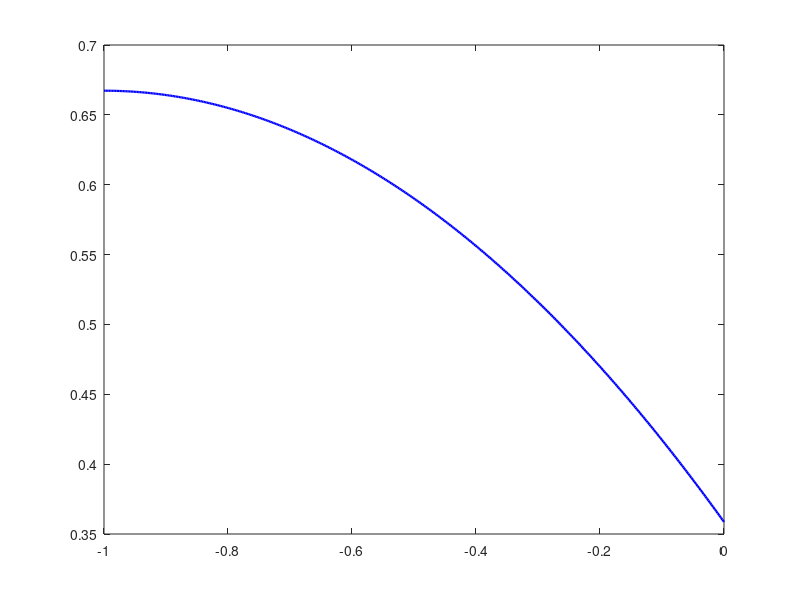

This chart was generated by the following MATLAB code: (Note: this script raises an error after producing the figure.)
%% rod_steady_plot.m
% Visualise the steady‑state displacement of a linear rod
% under constant body force f and DNC boundary at x = 0.

clear; clc; close all;

%% --- user parameters ----------------------------------------------------
l      = 1.0;          % natural length of the rod
c2     = 1.296;        % c^2 = E_Y / rho
f      = 0.8;          % body force   (>0)
kappa  = 2.0;          % obstacle stiffness
h      = 0.05;         % obstacle start position
Nx     = 400;          % # evaluation points along the rod
% -------------------------------------------------------------------------

x = linspace(-l,0,Nx).';                            % grid
u = -(f/(2*c2))*x.^2 - (f*l/c2)*x + h + f*l/(kappa*c2);   % formula (34)

figure('Color','w');
plot(x,u,'b-','LineWidth',1.6);  hold on;
yline(h,'k--','LineWidth',1.2);
xlabel('x'); ylabel('\bar u(x)');
title('Steady displacement profile of the rod');
legend('\bar u(x)','obstacle level h','Location','southoutside');
grid on;

%% --- derived quantities -------------------------------------------------
d_star = f*l/(kappa*c2);                 % penetration depth at x = 0
l_st   = l - f*l/(2*c2);                 % contracted length
E_rod  = f^2 * l^3 / (6*c2);             % elastic energy   (rod)
E_obs  = kappa * d_star^2;               % energy in obstacle
E_tot  = E_rod + E_obs;                  % total

fprintf('\nSteady penetration depth  d*  = %.4f\n', d_star);
fprintf('Contracted length         l_st = %.4f (natural l = %.2f)\n', l_st, l);
fprintf('Elastic energy (rod)      = %.4e\n', E_rod);
fprintf('Obstacle energy           = %.4e\n', E_obs);
fprintf('Total steady energy       = %.4e\n\n', E_tot);
